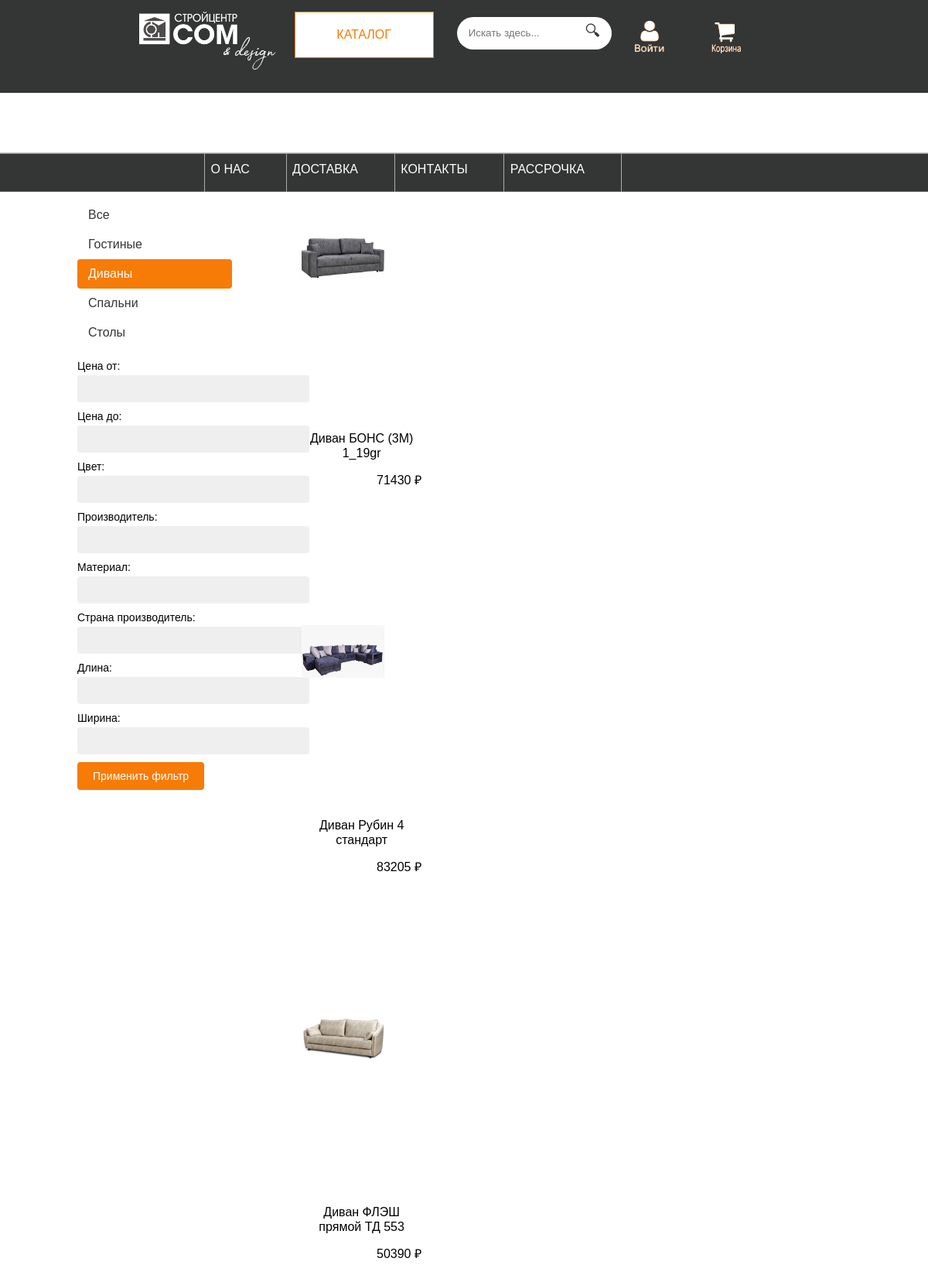
/divany/, run on the app's committed database.
### shop/models.py (models this page shows, shortened)
class Category(models.Model):
    name = models.CharField(max_length=200)
    slug = models.SlugField(max_length=200,
                            unique=True)
    class Meta:
        ordering = ['name']
        indexes = [
            models.Index(fields=['name']),
        ]
        verbose_name = 'category'
        verbose_name_plural = 'categories'
    def get_absolute_url(self):
        return reverse('shop:product_list_by_category',
                       args=[self.slug])

class Product(models.Model):
    category = models.ForeignKey('Category',
                                 related_name='products',
                                 on_delete=models.CASCADE)
    name = models.CharField(max_length=200)
    slug = models.CharField(max_length=200)
    image = models.ImageField(upload_to='products/%Y/%m/%d',
                              blank=True)
    description = models.TextField(blank=True)
    price = models.IntegerField()
    available = models.BooleanField(default=True)
    created = models.DateTimeField(auto_now_add=True)
    updated = models.DateTimeField(auto_now=True)
    class Meta:
        ordering = ['name']
        indexes = [
            models.Index(fields=['id', 'slug']),
            models.Index(fields=['name']),
            models.Index(fields=['-created']),
        ]
    def get_absolute_url(self):
        return reverse('shop:product_detail',
                       args=[self.id, self.slug])

### shop/views.py (the view)
# urls.py: path('', views.product_list, name='product_list'),
def product_list(request, category_slug=None):
    category = None
    categories = Category.objects.all()
    products = Product.objects.filter(available=True)
    slugs = [categories[i].slug for i in range(len(categories))]
    search_query = request.GET.get('search_field', None)
    if search_query:
        products = products.filter(Q(name__icontains=search_query) | Q(description__iregex=search_query))
    if category_slug in slugs:
        category = get_object_or_404(Category,
                                     slug=category_slug)
        products = products.filter(category=category)
    product_filter = ProductFilter(request.GET, queryset=products)
    return render(request,
                  'shop/product/list.html',
                  {'category': category,
                   'categories': categories,
                   'filter': product_filter})

### cart/cart.py (called while the page is built)
    def __len__(self):
        return sum(item['quantity'] for item in self.cart.values())

### cart/context_processors.py (called while the page is built)
def cart(request):
    cart = CartClass(request)
    end = ''
    if len(cart) > 1:
        if len(cart) < 5:
            end = 'а'
        else:
            end = 'ов'
    return {'cart': CartClass(request), 'end': end}

### shop/templates/shop/product/list.html (shortened to what this page needs)
{% extends 'shop/base.html' %}
{% load static %}
{% block content %}
    <div id="sidebar-custom" style="z-index: 2;">
        <h3 style="color: #111111;">Каталог</h3>
        <ul>
            <li {% if not category %}class="selected"{% endif %}>
                    <a href="{% url 'shop:product_list' %}">Все</a>
            </li>
            {% for c in categories %}
                <li {% if category.slug == c.slug %}class="selected"{% endif %}>
                    <a href="{{ c.get_absolute_url }}">{{ c.name }}</a>
                </li>
            {% endfor %}
        </ul>
        <form method="get">
            {{ filter.form.as_p }}
            <input type="submit" value="Применить фильтр">
        </form>
    </div>
    <div id="main" class="product-list" style="">
        <h1 style="margin-bottom: 10%; width: 100%;">{% if category %}{{ category.name }}{% else %}Товары{% endif %}</h1>
        {% for product in filter.qs %}
            <div class="item" style="padding-bottom: 0; position: relative;">
                    <a href="{{ product.get_absolute_url }}">
                        <img style="" src="{% if product.image %}{{ product.image.url }}{% else %}{% static 'img/no_image.png' %}{% endif %}">
                    </a>
                <div style="margin-bottom: 1%; bottom: 30%; right: 25%; position: absolute;">
                <a class="wrapper-break" style="padding-right: 0; text-align: right;" href="{{ product.get_absolute_url }}">
                    {{ product.name }}
                </a>
                <br>
                <p style="text-align: right;">{{ product.price }} ₽</p>
                </div>
            </div>
        {% endfor %}
    </div>
{% endblock %}

### shop/templates/shop/base.html (shortened to what this page needs)
{% load static %}
<!DOCTYPE html>
<html lang="en">
    <head>
        <link href="{% static 'css/base.css' %}" rel="stylesheet">
    </head>
    <body>
        <div class="header">
            <div class="logo"><a href="/"><img class="logo_img" src='{% static "img/result.png" %}'></a></div>
            <div class="container">
                <div>
                    <a href="#">
                        <button class="btn">
                            <svg width="180px" height="60px" viewBox="0 0 0 0" class="border">
                                <polyline points="179,1 179,59 1,59 1,1 179,1" class="bg-line" />
                                <polyline points="179,1 179,59 1,59 1,1 179,1" class="hl-line" />
                            </svg>
                        <span>КАТАЛОГ</span>
                        </button>
                    </a>
                </div>
            </div>
            <div class="form_search">
                <form action="{% url 'shop:product_list' %}" method="get">
                  <input type="text" placeholder="Искать здесь..." name="search_field">
                  <button type="submit">🔍︎</button>
                </form>
            </div>
            <div>
                <ul class="ul-nav">
                    {% if request.user.is_authenticated %}
                        <li class="li-nav"><a href="#"><img class="account_icon_orange" src='{% static "img/account_icon_orange.png" %}'></a></li>
                        <li class="li-nav"><a href="{% url 'account:logout' %}"><img class="account_icon_light" src='{% static "img/account_icon_light.png" %}'></a></li>
                    {% else %}
                        <li class="li-nav"><a href="{% url 'account:login' %}"><img class="account_icon_light" src='{% static "img/account_icon_light.png" %}'></a></li>
                    {% endif %}
                </ul>
            </div>
            <div>
                <ul class="ul-nav">
                    <li class="li-nav"><a href="{% url 'cart:cart_detail' %}"><img class="account_icon_light" style="margin-top: 14px;" src='{% static "img/basket_light.png" %}'></a></li>
                </ul>
            </div>
        </div>
        <div class="under-header">
            <div class="nav-div"><a class="link-nav" href="#">О НАС</a></div>
            <div class="nav-div"><a class="link-nav" href="#">ДОСТАВКА</a></div>
            <div class="nav-div"><a class="link-nav" href="#">КОНТАКТЫ</a></div>
            <div class="nav-div"><a class="link-nav" href="#">РАССРОЧКА</a></div>
        </div>
        <div id="content">
            {% block content %}
            {% endblock %}
        </div>
    </body>
</html>

### shop/static/css/base.css (style rules this page uses)
body { margin:0; padding:0; font-family:helvetica, sans-serif; }
h1, h2, h3, h4, h5 , h6 { font-family: 'Ubuntu', sans-serif; font-weight:normal; }
a { text-decoration:none; color:#5993bb; }
a.button, input[type="submit"] { color:#fff; background:#F77B07; border-radius:4px; padding:10px 20px; font-size:14px; border:0; }
form p { margin-bottom: 10px; }
form p label, form p input { float:left; clear:both; }
form p label { font-size:14px; padding-bottom:4px; }
form p input { width:300px; font-size:13px; margin-bottom:10px; padding:10px 12px; border:0; background:#efefef; color:#666; border-radius:4px; }
#content { padding:0 100px; overflow:hidden; }
#main { float:left; width: 96%; margin-right:-220px; overflow:hidden; }
.product-list { width: 90%; height: 100%; }
.product-list .item { width: 30%; padding:10px 20px 10px 0; padding-right: 100px; float:left; text-align:center; line-height:1.2; height: 500px; align-items: flex-start; }
.product-list .item img { width:100%; height: auto; max-width: 100%; max-height: 100%; margin: 0; }
* { box-sizing: border-box; }
.header { background-color: #343535; height: 120px; width: 100%; padding-left: 15%; padding-right: 15%; padding-top: 15px; display: flex; position: sticky; z-index: 1; top: 0%; }
.container { justify-content: center; align-items: center; }
.btn { width: 180px; height: 60px; cursor: pointer; background: #F77B07; color: white; border: 1px solid #F77B07; outline: none; transition: 1s ease-in-out; font-size: 16px; margin-right: 30px; }
svg { position: absolute; left: 0; top: 0; fill: none; stroke: #fff; stroke-dasharray: 150 480; stroke-dashoffset: 150; transition: 1s ease-in-out; }
.ul-nav { list-style-type: none; margin: 0px; padding: 0px; }
.li-nav { margin-right: 100px; }
.li-nav:last-child { margin-right: 0px; }
.logo { width: 220px; }
.logo_img { height: 75px; }
.form_search { background: #343535; margin-top: 0.5%; margin-right: 4%; }
.form_search input { border-radius: 42px; background: #fff; outline: none; width: 200px; height: 42px; transition: .5s; border: none; padding-left: 15px; }
.form_search button { cursor: pointer; background: none; border: none; margin-top: 6px; margin-left: -40px; font-size: 20px; color: #343535; }
.account_icon_light { position: relative; margin-top: 12px; width: 40px; height: 40px; }
.under-header { background-color: #343535; padding-left: 22%; height: 50px; display: flex; border-top: 1px solid #ADABA8; position: sticky; top: 11%; z-index: 1; }
.nav-div { color: #fff; padding-left: 0.8%; border-right: 1px solid #ADABA8; padding-top: 1.2%; padding-right: 5%; text-align: left; }
.nav-div:first-child { border-left: 1px solid #ADABA8; }
.link-nav { text-decoration: none; color: #fff; }
.wrapper-break { word-wrap: break-word; color: black; margin-top: 40%; padding-bottom: 10px; }
#sidebar-custom { width:220px; padding:30px 20px 0 0; float:left; }
#sidebar-custom ul { margin:0; padding:0; }
#sidebar-custom ul li { margin:0; list-style:none; padding:10px 14px; }
#sidebar-custom ul li a { display:block; }
#sidebar-custom ul li.selected { background:#F77B07; border-radius:4px; }
#sidebar-custom ul li.selected a { color:#fff; }
a { text-decoration:none; color:#343535; }
.product-list { padding-right: 200px; flex-wrap: wrap; overflow: scroll; padding-left: 70px; width: 100%; height: 100%; display: flex; }
@media only screen and (max-width: 1600px) { .product-list { flex-direction: column; overflow-x: hidden; overflow-y: auto; } }

### data on the page
Category: name "Гостиные"
Category: name "Диваны"
Category: name "Спальни"
Category: name "Столы"
Product: image (picture), name "Диван БОНС (3М) 1_19gr", price "71430"
Product: image (picture), name "Диван Рубин 4 стандарт", price "83205"
Product: image (picture), name "Диван ФЛЭШ прямой ТД 553", price "50390"
